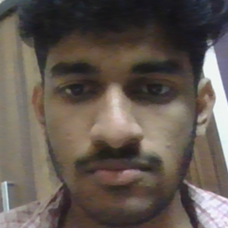
#> input picture 7.png, 228 x 228 px, given in place of the camera
$ python dataset.py
#> lines starting #> are read from the running program, lines starting #| are printed output that depends on the picture; after the words box and inside, x2 and y2 are one past the last pixel; in counts of white or black regions, pixels touching at a corner belong together
import cv2
import os
import numpy as np

face_classifier = cv2.CascadeClassifier('cascades/data/haarcascade_frontalface_default.xml')


def face_extractor(img):

    gray = cv2.cvtColor(img,cv2.COLOR_BGR2GRAY)
    faces = face_classifier.detectMultiScale(gray,1.3,5)

    if faces is ():
        return None

    for(x,y,w,h) in faces:
        cropped_face = img[y:y+2*h-1, x:x+2*w-1]

    return cropped_face,x,y,w,h

# [12 lines of commented-out code are left out]


cap = cv2.VideoCapture(0)
count = 0
section = 1		#increment while adding every new dataset

roll = input("Enter student's Roll Number or Name : ")
#> the answer given: 7.png
# Id = roll[-2:]

folderName = roll                                                       # creating the person or user folder
folderPath = os.path.join(os.path.dirname(os.path.realpath(__file__)), "images/"+folderName)
if not os.path.exists(folderPath):
    os.makedirs(folderPath)

if cap.isOpened():
    while True:
        ret, frame = cap.read()
#> frame is the input picture: shape (228, 228, 3); mean B, G, R 80.7, 88.2, 98.1
        if face_extractor(frame) is not None:
#> in face_extractor, `gray = cv2.cvtColor(img,cv2.COLOR_BGR2GRAY)`:
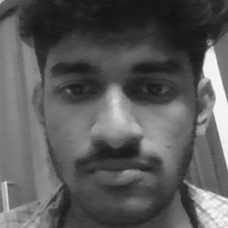
#> gray: shape (228, 228); min 19, max 247, mean 90.3
#> in face_extractor, `faces = face_classifier.detectMultiScale(gray,1.3,5)`: faces = [[22, 18, 196, 196]]
#> the loop in face_extractor, `for(x,y,w,h) in faces:` made 1 pass
#> pass 1, in face_extractor, `cropped_face = img[y:y+2*h-1, x:x+2*w-1]`:
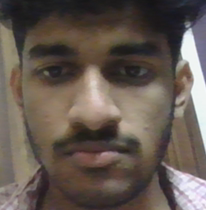
#> cropped_face: shape (210, 206, 3); mean B, G, R 80.8, 89, 100.3
            count+=1
#> count = 1
            # X, Y, W, H = image_size(frame)
            cropped_face,x,y,w,h = face_extractor(frame)
#> the loop in face_extractor (call 2), `for(x,y,w,h) in faces:` made 1 pass
#> x = 22; y = 18; w = 196; h = 196
            face = cv2.resize(cropped_face,(200,200))
            face = cv2.cvtColor(face, cv2.COLOR_BGR2GRAY)
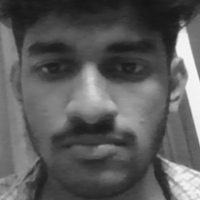
#> face: shape (200, 200); min 20, max 247, mean 91.3

            # file_name_path = './dataset/user'+str(count)+'.jpg'
            # cv2.imwrite(file_name_path,face)
            cv2.imwrite(folderPath + "/" + str(count) + ".jpg",face)
            cv2.putText(face,str(count),(50,50),cv2.FONT_HERSHEY_COMPLEX,1,(0,255,0),2)
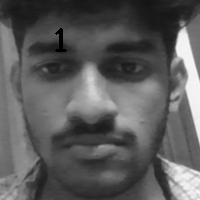
#> face: shape (200, 200); 0.31% of pixels changed, all inside (x1, y1, x2, y2) = (55, 28, 67, 52)
            cv2.imshow('Face Cropper',face)
            # [7 lines of commented-out code are left out]
        else:
            print("Face not Found")
            pass

        if cv2.waitKey(1)==13 or count==120:
#> (key Esc is pressed here)
            break

cap.release()
cv2.destroyAllWindows()
print('Colleting Samples Complete!!!')
